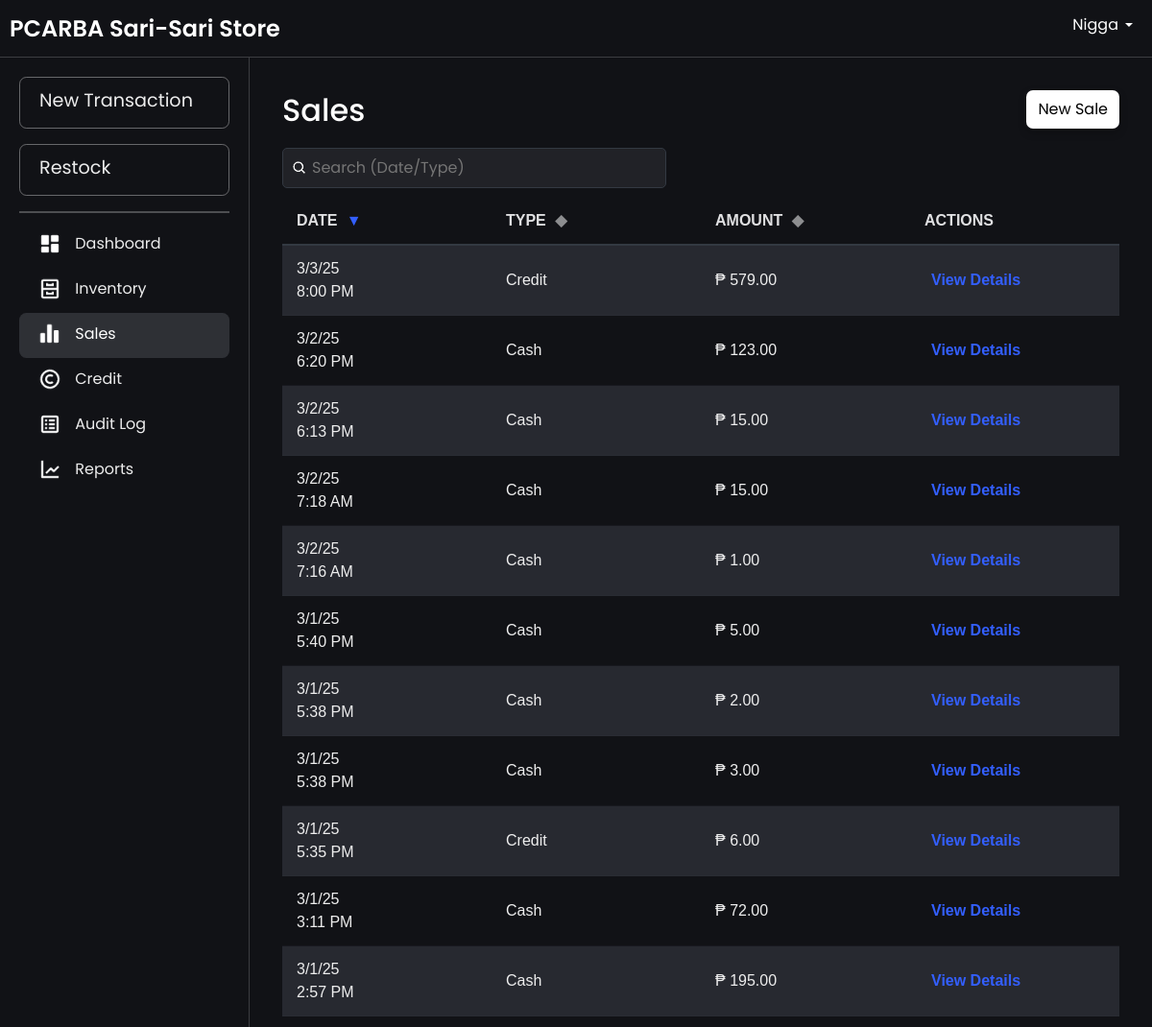
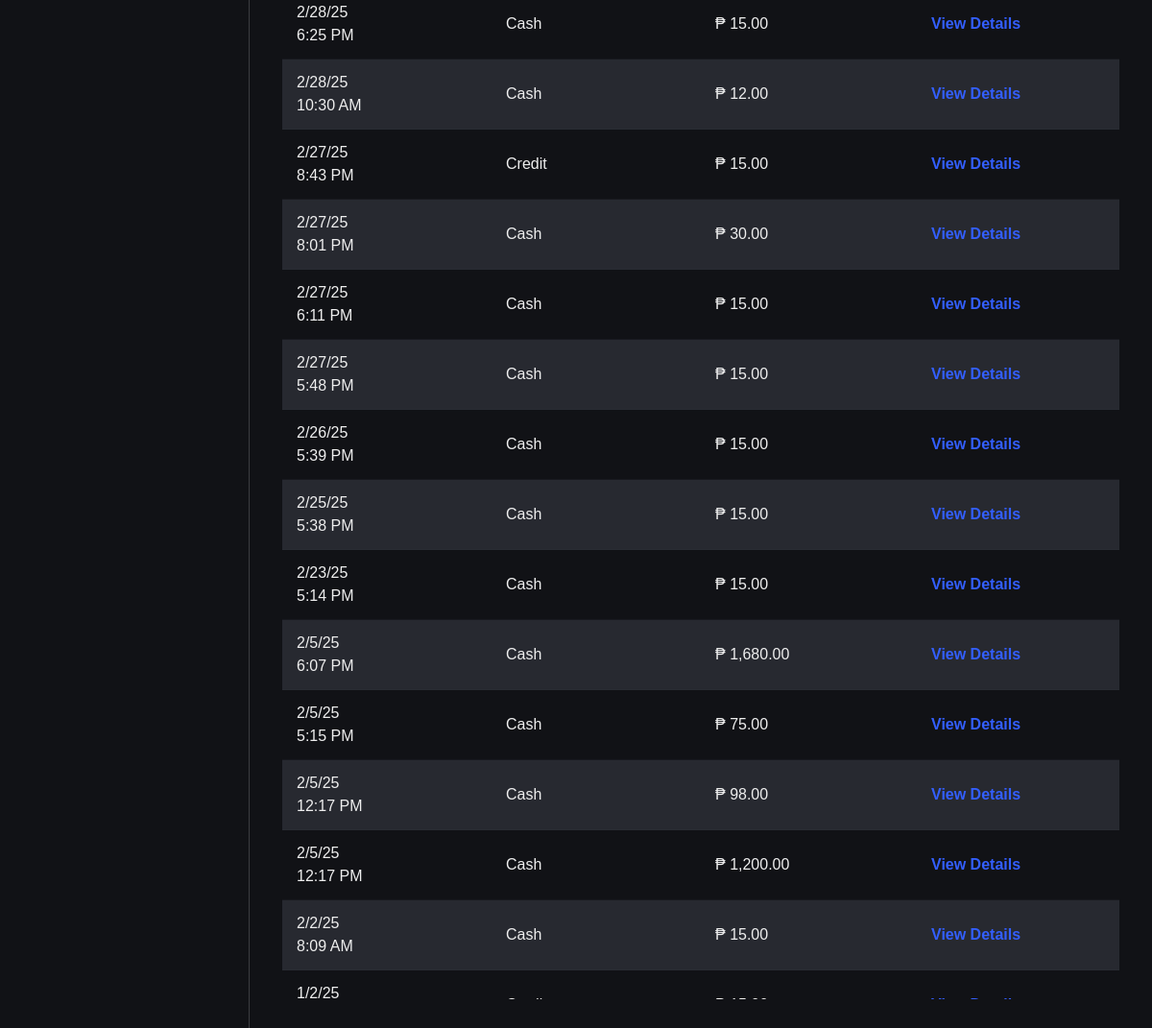
Page /sales.php (signed in) on the committed database (2 pictures, top to bottom).
### tables this page shows
CREATE TABLE `sales` (
  `saleId` int(11) NOT NULL AUTO_INCREMENT,
  `totalPrice` decimal(10,2) NOT NULL,
  `transactionType` enum('Cash','Credit') NOT NULL,
  `dateSold` timestamp NOT NULL DEFAULT current_timestamp(),
  `userId` int(11) NOT NULL,
  `creditorId` int(11) DEFAULT NULL,
  `creditId` int(11) DEFAULT NULL,
  PRIMARY KEY (`saleId`),
  KEY `users_sale` (`userId`),
  KEY `creditor_sale` (`creditorId`),
  KEY `credits_sales` (`creditId`),
  CONSTRAINT `creditor_sale` FOREIGN KEY (`creditorId`) REFERENCES `creditor` (`creditorId`),
  CONSTRAINT `credits_sales` FOREIGN KEY (`creditId`) REFERENCES `credits` (`creditId`),
  CONSTRAINT `users_sale` FOREIGN KEY (`userId`) REFERENCES `users` (`userId`)
);

### sales.php (the view, shortened to what this page needs)
<?php
include 'db.php';
$query = "SELECT saleId, dateSold, transactionType, totalPrice, creditId FROM sales ORDER BY dateSold DESC";
$result = $conn->query($query);
$sales = $result->fetch_all(MYSQLI_ASSOC);
?>
<!DOCTYPE html>
<html lang="en">
<head>
    <link rel="stylesheet" href="css/bootstrap.min.css">
    <link rel="stylesheet" href="css/layer1.css">
</head>
<body>
    <?php include 'navbar.php'; ?>
    <div class="main-content fade-in">
        <div class="container">
            <div class="header-container">
                <h2>Sales</h2>
                <div class="button">
                    <a href="addSale.php">New Sale</a>
                </div>
                <div class="search-container">
                    <div class="search-wrapper">
                        <img src="images/search-icon.png" alt="Search" class="search-icon">
                        <input type="text" id="searchBar" placeholder="Search (Date/Type)" onkeyup="filterSales(); toggleClearIcon();">
                    </div>
                </div>
            </div>
            <div class="table-wrapper">
                <table id="salesTable" data-sort-order="asc" data-sort-column="0">
                    <thead>
                        <tr align="left">
                            <th onclick="sortTable(0)">Date <span class="sort-indicator active-sort">▼</span></th>
                            <th onclick="sortTable(1)">Type <span class="sort-indicator">◆</span></th>
                            <th onclick="sortTable(2)">Amount <span class="sort-indicator">◆</span></th>
                            <th>Actions</th>
                        </tr>
                    </thead>
                    <tbody>
                        <?php if (empty($sales)) { ?>
                            <tr>
                                <td colspan="4" style="text-align: center;">No sales records found. <a href="addSale.php">Create a new sale</a>.</td>
                            </tr>
                        <?php } else { ?>
                            <?php foreach ($sales as $sale) { ?>
                                <tr>
                                    <td data-date="<?php echo $sale['dateSold']; ?>">
                                        <?php echo date("n/j/y", strtotime($sale['dateSold'])) . "<br>" . date("g:i A", strtotime($sale['dateSold'])); ?>
                                    </td>
                                    <td><?php echo htmlspecialchars($sale['transactionType']); ?></td>
                                    <td>₱ <?php echo number_format($sale['totalPrice'], 2); ?></td>
                                    <td>
                                        <?php if ($sale['transactionType'] === 'Credit') { ?>
                                            <a href="credit_details.php?creditId=<?php echo $sale['creditId']; ?>" class="view-details">
                                                <span>View Details</span>
                                            </a>
                                        <?php } else { ?>
                                            <a href="sale_details.php?saleId=<?php echo $sale['saleId']; ?>" class="view-details">
                                                <span>View Details</span>
                                            </a>
                                        <?php } ?>
                                    </td>
                                </tr>
                            <?php } ?>
                        <?php } ?>
                    </tbody>
                </table>
            </div>
        </div>
    </div>
</body>
</html>

### css/layer1.css (style rules this page uses)
.fade-in { animation: fadeInAnimation ease .1s; -webkit-animation: fadeInAnimation ease 1s; -moz-animation: fadeInAnimation ease 1s; -o-animation: fadeInAnimation ease 1s; -ms-animation: fadeInAnimation ease 1s; }
body { background-color: rgb(17, 18, 22); font-family: "Poppins", serif; color: white; }

### sales.php (style rules this page uses)
.search-container { margin-top: 10px; display: flex; justify-content: space-between; align-items: center; gap: 10px; position: relative; width: 100%; }
.header-container { display: flex; align-items: center; flex-wrap: wrap; flex-direction: row; justify-content: space-between; position: relative; padding: 10px; }
.search-wrapper { display: flex; align-items: center; position: relative; width: 100%; max-width: 400px; }
.search-wrapper .search-icon { position: absolute; left: 10px; width: 16px; height: 16px; }
.search-wrapper input { padding: 8px 8px 8px 30px; width: 100%; border-radius: 5px; border: 1px solid #333942; background-color: rgba(33, 34, 39, 255); color: #f7f7f8; }
table { font-family: Arial, Helvetica, sans-serif; width: 100%; border-collapse: separate; border-spacing: 0 10px; table-layout: fixed; }
table thead { position: sticky; top: 0; z-index: 10; background-color: #1f1f1f; }
table tbody tr:nth-child(odd) { background-color: #272930; }
table tbody tr:nth-child(even) { background-color: rgb(17, 18, 22); }
table th { padding: 7px; background-color: rgb(17, 18, 22); color: rgba(247, 247, 248, 0.9); font-weight: bold; text-transform: uppercase; font-size: 1rem; padding-bottom: 25px; }
table td { padding: 5px 10px; font-size: 1rem; color: #eee; margin: 0 5px; white-space: normal; overflow: hidden; text-overflow: ellipsis; word-wrap: break-word; }
table tr { background-color: transparent; }
.button a { background: transparent; display: inline-block; padding: 8px 12px; background-color: rgb(255, 255, 255); color: #000; text-decoration: none; border-radius: 7px; box-shadow: 0 4px 8px rgba(0, 0, 0, 0.26); transition: all 0.3s ease; margin-bottom: 10px; }
.view-details { padding: 7px; border-radius: 5px; color: #335fff; text-decoration: none; font-weight: bold; margin-top: 5px; }
th { cursor: pointer; }
.table-wrapper { height: 70vh; overflow-y: auto; position: relative; padding: 10px; padding-top: 0; }
.main-content { padding: 10px; height: 100vh; }
.sort-indicator { display: inline-block; margin-left: 5px; opacity: 0.6; }
.active-sort { opacity: 1; color: #335fff; }
table th { position: relative; cursor: pointer; transition: background-color 0.2s; }
#salesTable { border-collapse: separate; border-spacing: 0; margin-bottom: 20px; }
#salesTable th { padding: 12px 15px; border-bottom: 2px solid #333942; font-weight: 600; background-color: rgb(17, 18, 22); color: rgba(247, 247, 248, 0.9); text-transform: uppercase; }
#salesTable td { padding: 12px 15px; vertical-align: middle; border-bottom: 1px solid rgba(51, 57, 66, 0.2); font-size: 1rem; color: #eee; }

### navbar.php (style rules this page uses)
html, body { margin: 0; padding: 0; width: 100%; height: 100%; overflow-x: hidden; }
body { display: grid; grid-template-rows: 60px 1fr; grid-template-columns: 260px 1fr; height: 100vh; overflow: hidden; margin: 0; }
.main-content { grid-row: 2 / -1; grid-column: 2 / -1; padding: 24px 24px; overflow-y: auto; transition: margin-left 0.3s; margin: 0; }
.container { max-width: 100vw !important; width: 100%; padding: 0; margin: 0 auto; }

### rows in the picture
sales: dateSold "3/3/25", dateSold "8:00 PM", transactionType "Credit", totalPrice "579.00"
sales: dateSold "3/2/25", dateSold "6:20 PM", transactionType "Cash", totalPrice "123.00"
sales: dateSold "3/2/25", dateSold "6:13 PM", transactionType "Cash", totalPrice "15.00"
sales: dateSold "3/2/25", dateSold "7:18 AM", transactionType "Cash", totalPrice "15.00"
sales: dateSold "3/2/25", dateSold "7:16 AM", transactionType "Cash", totalPrice "1.00"
sales: dateSold "3/1/25", dateSold "5:40 PM", transactionType "Cash", totalPrice "5.00"
sales: dateSold "3/1/25", dateSold "5:38 PM", transactionType "Cash", totalPrice "2.00"
sales: dateSold "3/1/25", dateSold "5:38 PM", transactionType "Cash", totalPrice "3.00"
sales: dateSold "3/1/25", dateSold "5:35 PM", transactionType "Credit", totalPrice "6.00"
sales: dateSold "3/1/25", dateSold "3:11 PM", transactionType "Cash", totalPrice "72.00"
sales: dateSold "3/1/25", dateSold "2:57 PM", transactionType "Cash", totalPrice "195.00"
sales: dateSold "2/28/25", dateSold "6:25 PM", transactionType "Cash", totalPrice "15.00"
sales: dateSold "2/28/25", dateSold "10:30 AM", transactionType "Cash", totalPrice "12.00"
sales: dateSold "2/27/25", dateSold "8:43 PM", transactionType "Credit", totalPrice "15.00"
sales: dateSold "2/27/25", dateSold "8:01 PM", transactionType "Cash", totalPrice "30.00"
sales: dateSold "2/27/25", dateSold "6:11 PM", transactionType "Cash", totalPrice "15.00"
sales: dateSold "2/27/25", dateSold "5:48 PM", transactionType "Cash", totalPrice "15.00"
sales: dateSold "2/26/25", dateSold "5:39 PM", transactionType "Cash", totalPrice "15.00"
sales: dateSold "2/25/25", dateSold "5:38 PM", transactionType "Cash", totalPrice "15.00"
sales: dateSold "2/23/25", dateSold "5:14 PM", transactionType "Cash", totalPrice "15.00"
sales: dateSold "2/5/25", dateSold "6:07 PM", transactionType "Cash", totalPrice "1,680.00"
sales: dateSold "2/5/25", dateSold "5:15 PM", transactionType "Cash", totalPrice "75.00"
sales: dateSold "2/5/25", dateSold "12:17 PM", transactionType "Cash", totalPrice "98.00"
sales: dateSold "2/5/25", dateSold "12:17 PM", transactionType "Cash", totalPrice "1,200.00"
sales: dateSold "2/2/25", dateSold "8:09 AM", transactionType "Cash", totalPrice "15.00"
sales: dateSold "1/2/25"

### other values in the picture
$_SESSION['username'] "Nigga"
